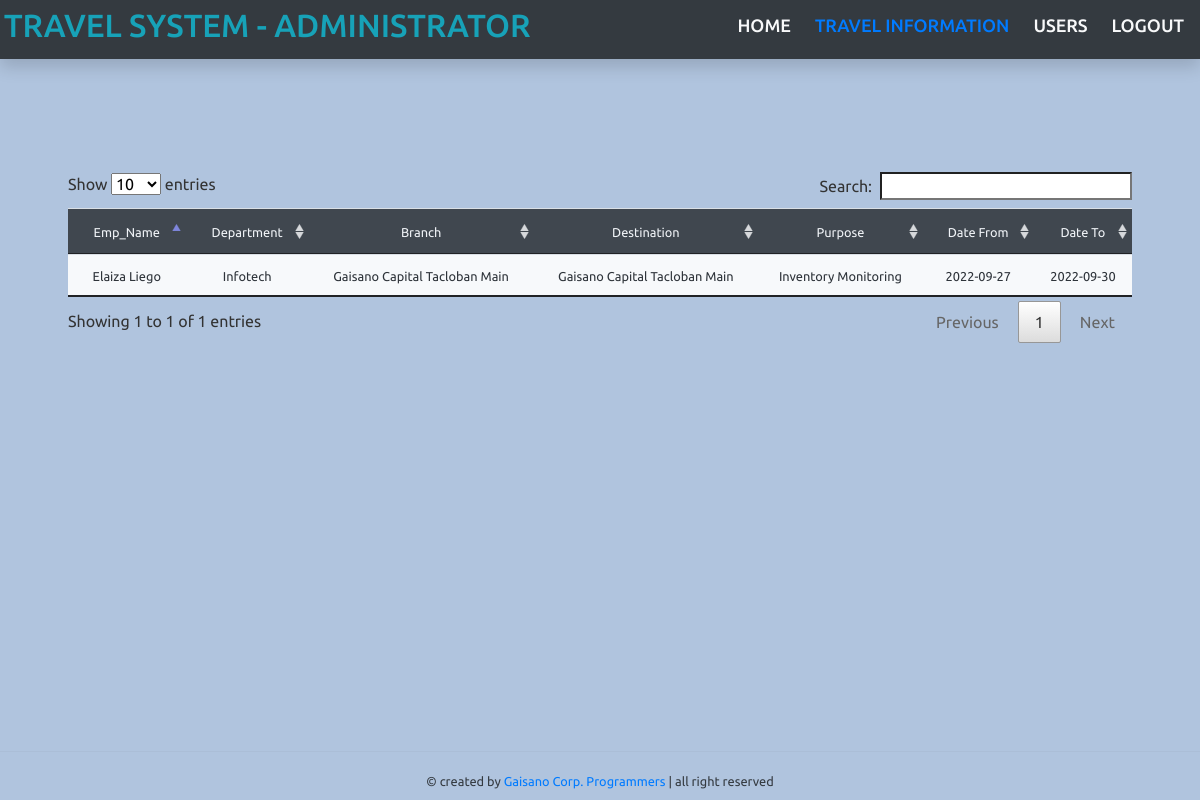
/administrator/admin_pending.php, run on the app's committed database.
### tables this page shows
CREATE TABLE `travel_info` (
  `id` int(11) NOT NULL,
  `branch1` varchar(200) NOT NULL,
  `account_staff` varchar(200) NOT NULL,
  `department` varchar(100) NOT NULL,
  `team_name` varchar(100) NOT NULL,
  `branch2` varchar(200) NOT NULL,
  `branch3` varchar(200) NOT NULL,
  `purpose` varchar(5000) NOT NULL,
  `start_date` date NOT NULL,
  `end_date` date NOT NULL,
  `days_no` int(11) NOT NULL,
  `emp_no` varchar(100) NOT NULL,
  `from_to` varchar(255) NOT NULL,
  `particular` varchar(30) NOT NULL,
  `amount_liquidate` int(11) NOT NULL,
  `total_liquidate` int(11) NOT NULL,
  `bracket` varchar(50) DEFAULT NULL,
  `employee_no` varchar(20) DEFAULT NULL,
  `no_of_days` int(11) DEFAULT NULL,
  `amount` int(11) DEFAULT NULL,
  `total` int(11) DEFAULT NULL,
  `request_by` varchar(50) NOT NULL,
  `review_by` varchar(50) NOT NULL,
  `approve_by` varchar(50) NOT NULL,
  `receive_by` varchar(50) NOT NULL,
  `user` varchar(30) NOT NULL,
  `status` varchar(30) NOT NULL,
  `num_row` int(11) NOT NULL
);

CREATE TABLE `users` (
  `user_name` varchar(30) NOT NULL,
  `firstname` varchar(100) NOT NULL,
  `lastname` varchar(100) NOT NULL,
  `branch` varchar(255) NOT NULL,
  `department1` varchar(100) NOT NULL,
  `password` varchar(100) NOT NULL,
  `role` varchar(30) NOT NULL,
  `stats` varchar(30) NOT NULL
);

### administrator/admin_pending.php (the view, shortened to what this page needs)
<!DOCTYPE html>
<html lang="en">
<head>
  <link href="../bootstrap/dist/css/bootstrap.min.css" rel="stylesheet">
  <link rel="stylesheet" type="text/css" href="../DataTables/datatables.min.css">
  <link rel="stylesheet" href="DataTables/datatables.min.css">
    <link rel="stylesheet" href="../style/style.css">
	<link rel="stylesheet" href="../bootstrap-4.3.1-dist/css/bootstrap.min.css">
</head>
<body>
<nav class = "p-1 shadow bg-dark">
    <div class="nav-content ">
      <div class="logo">
        <b><h2 class = "text-info">TRAVEL SYSTEM - ADMINISTRATOR</h2></b>
      </div>
      <ul class="nav-links mt-2 ">
      <li><a href="../administrator/admin_dash.php" class = "link-dark text-light ">HOME</a></li>
        <li><a href="../administrator/admin_pending.php" class = "link-primary text-primary">TRAVEL INFORMATION</a></li>
        <li><a href="../TF/users.php" class = "link-info text-light">USERS</a></li>
        <li><a href="../functions/logout.php" class = "text-light ">LOGOUT</a></li>
      </ul>
    </div>
  </nav>
<div class = "p-5 mt-5" id="admin_load">
   <div class = "card-body" >
   <table class="table m-auto "  id ="mydatatable" style = "background-color: #b0c4de;" style = "width: 87%;">
    <thead class = "bg-dark text-light text-center">
  <tr>
    <th><small>Emp_Name</small></th>
    <th><small>Department</small></th>
    <th><small>Branch</small></th>
    <th><small>Destination</small></th>
    <th><small>Purpose</small></th>
    <th><small>Date From</small></th>
    <th><small>Date To</small></th>
  </tr>
</thead>
<tbody >
<?php
include_once '../functions/connect.php';
$sql = "select t.id,t.emp_no, u.firstname, u.lastname, t.branch1, t.branch2, t.purpose, t.from_to, t.department, t.start_date, t.end_date, t.days_no, t.status from travel_info as t INNER JOIN users as u ON t.user = u.user_name WHERE status = 'Pending' and num_row = '1'";
$result = mysqli_query($con, $sql);
while($row = mysqli_fetch_assoc($result)){
    ?>
<tr class = "text-center">
          <td><small><?php echo $row['firstname'] ?> <?php echo $row['lastname'] ?></small></td>
          <td><small><?php echo $row['department'] ?></small></td>
          <td><small><?php echo $row['branch1'] ?></small></td>
          <td><small><?php echo $row['branch2'] ?></small></td>
          <td><small><?php echo $row['purpose'] ?></small></td>
          <td><small><?php echo $row['start_date']?></small></td>
           <td><small><?php echo $row['end_date']?></small></td>
        </tr>
<?php
}
?>
</tbody>
</table>
</div>
   </div>
  <?php include "../includes/script.php"; ?>
</body>
<footer>
    <div class="bottom-details pb-2">
      <div class="bottom_text text-center">
        <hr>
        <small class ="text-dark justify-content-center">© created by <span class= "text-primary">Gaisano Corp. Programmers</span>  | all right reserved</small>
      </div>
    </div>
</footer>
</html>

### style/style.css (style rules this page uses)
* { margin: 0; padding: 0; box-sizing: border-box; text-decoration: none; font-family: 'Ubuntu', sans-serif; }
nav { position: fixed; top: 0; left: 0; width: 100%; padding: 20px; transition: all 0.4s ease; }
nav .nav-content { height: 100%; max-width: 1200px; margin: auto; display: flex; align-items: center; justify-content: space-between; }
.nav-content .nav-links { display: flex; }
.nav-content .nav-links li { list-style: none; margin: 0 8px; }
.nav-links li a { text-decoration: none; color: #0E2431; font-size: 18px; font-weight: 500; padding: 10px 4px; transition: all 0.3s ease; }
h2 { font-size: 30px; margin-bottom: 6px; color: #4070f4; }

### administrator/admin_pending.php (style rules this page uses)
table { opacity: 0.9; }
footer { position: fixed; width: 100%; bottom: 0; left: 0; }
body { background-color: #b0c4de; }

### data on the page
travel_info: users.firstname "Elaiza", users.lastname "Liego", department "Infotech", branch1 "Gaisano Capital Tacloban Main", branch2 "Gaisano Capital Tacloban Main", purpose "Inventory Monitoring", start_date "2022-09-27", end_date "2022-09-30"
